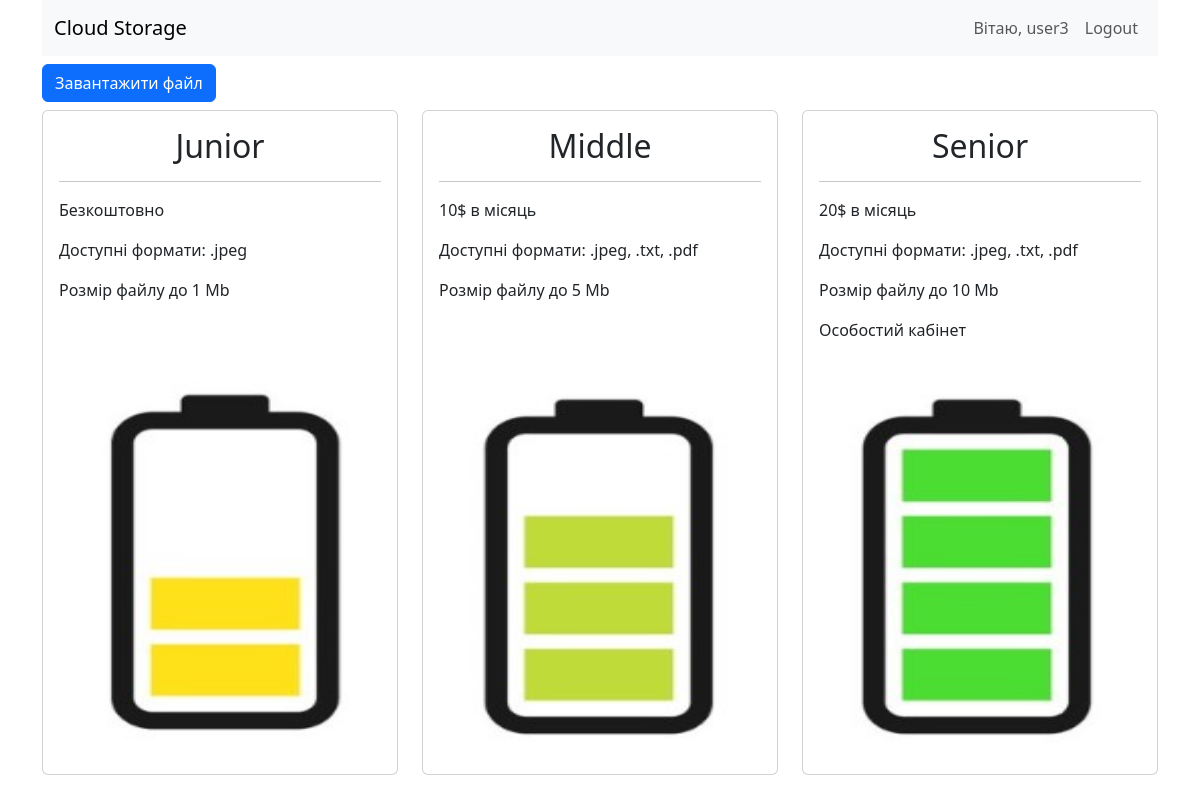
Page / (signed in) on the committed database.
### upload/models.py (models this page shows, shortened)
class News(models.Model):
	title = models.CharField(max_length=100, primary_key=True)
	content = models.TextField()
	photo = models.ImageField(upload_to='photos/%Y/%m/%d/', blank=True)
	class Meta:
		verbose_name = 'Новина'
		verbose_name_plural = 'Новини'

### upload/views.py (the view)
# urls.py: path('', ViewNews.as_view(), name='home'),
class ViewNews(ListView):
	model = News
	template_name = 'upload/news_list.html'
	context_object_name = 'news'
	def get_context_data(self, *, object_list=None, **kwargs):
		context = super().get_context_data(**kwargs)
		context['title'] = 'Головна'
		return context
	def get_queryset(self):
		return News.objects.all()

### upload/templates/upload/news_list.html (shortened to what this page needs)
{% extends 'base.html' %}
{% load static %}
{% block content %}
<div class="d-grid gap-2">
  <a href="{% url 'upload' %}"><button class="btn btn-primary mt-sm-2" type="button">Завантажити файл</button></a>
</div>
<div class="row">
{% for item in news %}
<div class="col-sm-4 mt-sm-2">
<div class="card">
    <div class="card-body" >
        <div class="media">
            <h2 class="card-title" align="center">{{ item.title }}</h2> <hr>
            <div class="media-body">
                <p class="card-text" >{{ item.content|safe }}</p>
            </div>
            <img class="card-img-top" src="{{ item.photo.url }}"  width="" height="400">
        </div>
    </div>
</div>
</div>
{% endfor %}
</div>
{% endblock %}

### templates/base.html (shortened to what this page needs)
<!DOCTYPE html>
<html lang="en">
<head>
    <link href="https://cdn.jsdelivr.net/npm/bootstrap@5.3.0-alpha3/dist/css/bootstrap.min.css" rel="stylesheet">
</head>
<body>
<div class="container">
<nav class="navbar navbar-expand-lg bg-body-tertiary">
  <div class="container-fluid">
    <a class="navbar-brand" href="{% url 'home' %}">Cloud Storage</a>
    <div class="collapse navbar-collapse" id="navbarNavAltMarkup">
      <div class="navbar-nav ms-auto">
          {% if request.user.is_authenticated %}
             <div class="nav-link">Вітаю, {{user.username}}</div>
             <a class="nav-link"  href="{% url 'logout' %}">Logout</a>
          {% else %}
            <a class="nav-link" href="{% url 'login' %}">Увійти</a>
            <a class="nav-link" href="{% url 'register' %}">Реєстрація</a>
          {% endif %}
      </div>
    </div>
  </div>
</nav>
{% block content %}
{% endblock %}
</div>
</body>
</html>

### rows in the picture
News: title "Junior", content "Безкоштовно Доступні формати: .jpeg Розмір файлу до 1 Mb", photo (picture)
News: title "Middle", content "10$ в місяць Доступні формати: .jpeg, .txt, .pdf Розмір файлу до 5 Mb", photo (picture)
News: title "Senior", content "20$ в місяць Доступні формати: .jpeg, .txt, .pdf Розмір файлу до 10 Mb Особостий кабінет", photo (picture)

### other values in the picture
{{ user.username }} "user3"
